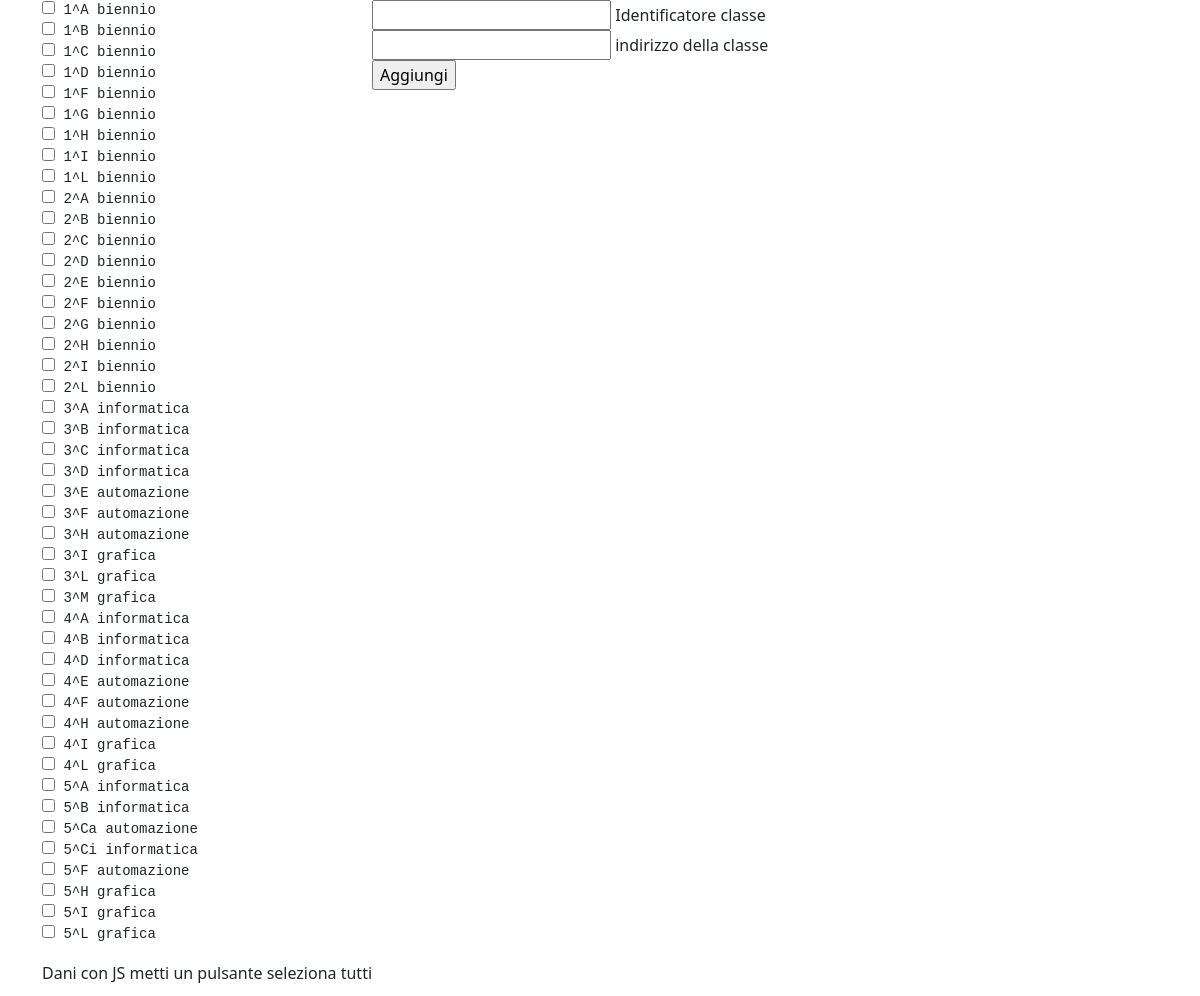
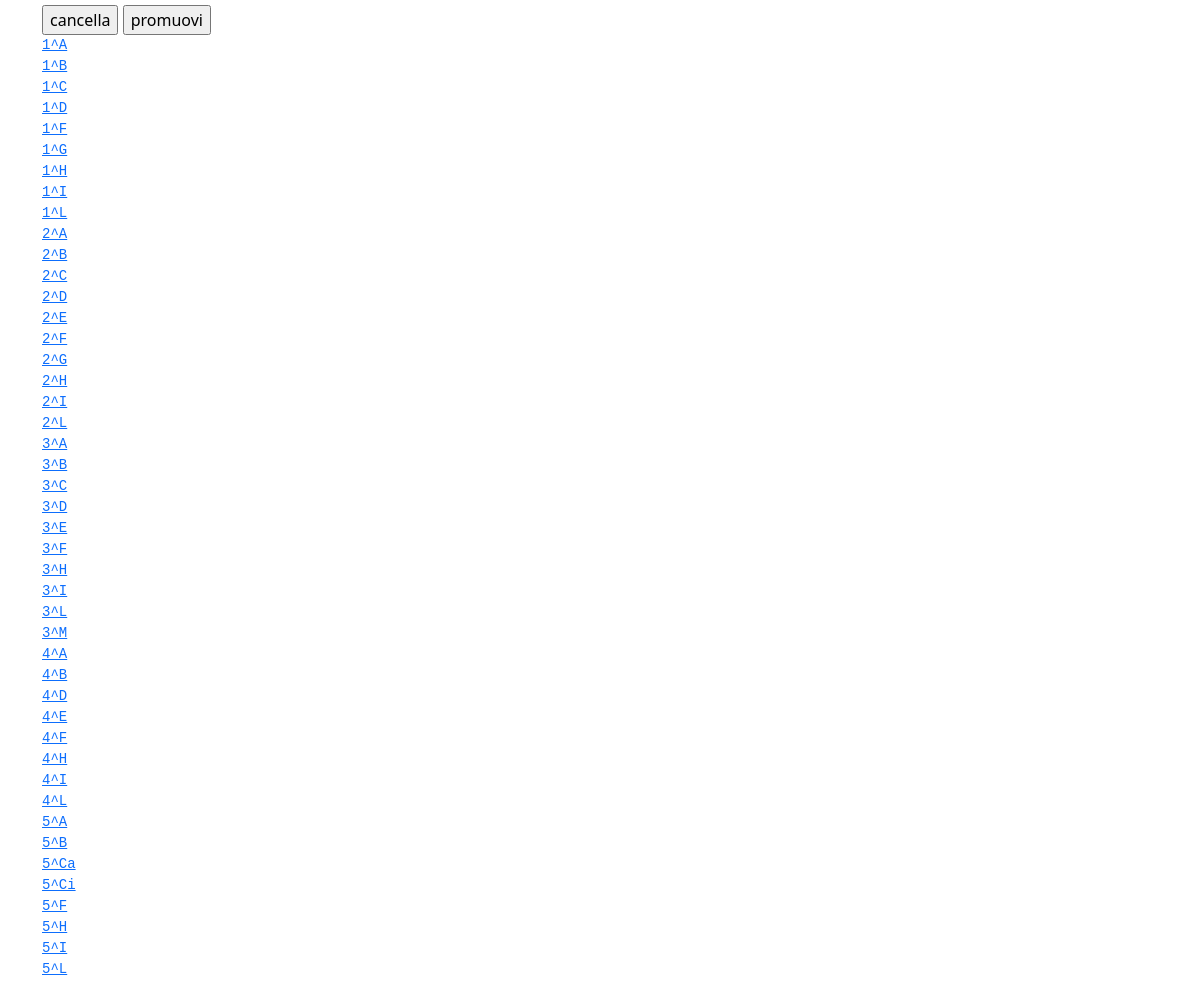
Screenshot of /TRM-PHP/admin/classi.php with the database file from the repository (2 pictures, top to bottom).
### tables this page shows
CREATE TABLE `classi` (
  `ID` varchar(5) NOT NULL,
  `indirizzo` varchar(20) DEFAULT NULL,
  `anno_scolastico` year(4) NOT NULL,
  PRIMARY KEY (`ID`)
);

### TRM-PHP/admin/classi.php (the view, shortened to what this page needs)
<!DOCTYPE html>
<html lang="it">
<head>
	<link href="https://cdn.jsdelivr.net/npm/bootstrap@5.0.0-beta1/dist/css/bootstrap.min.css" rel="stylesheet" />
</head>
<body>
</body>
<div class="container">
	<div class="float-start">
		<form action="u_cancella_classe.php" method="POST">
			<?php
			include "./../DBConnection.php";
			echo "<pre>";
			$query = "SELECT * FROM classi";
			$sql_result = mysqli_query($conn, $query);
			for ($i = 0; $i < mysqli_num_rows($sql_result); $i++) {
				$row = mysqli_fetch_assoc($sql_result);
				echo "<input type='checkbox' name='classe-{$row["ID"]}'> ";
				echo "{$row["ID"]} {$row["indirizzo"]}<br>";
			}
			echo "</pre>";
			?>
			<p>Dani con JS metti un pulsante seleziona tutti</p>
			<input type="submit" value="cancella" name="op">
			<input type="submit" value="promuovi" name="op">
		</form>
		<?php
		echo "<pre class='lista-classi'>";
		$query = "SELECT * FROM classi";
		$sql_result = mysqli_query($conn, $query);
		for ($i = 0; $i < mysqli_num_rows($sql_result); $i++) {
			$row = mysqli_fetch_assoc($sql_result);
			echo "<a href='modifica_cls.php?id={$row["ID"]}'>{$row["ID"]}</a><br>";
		}
		echo "</pre>";
		?>
	</div>
	<div class="float-start">
		<form method="POST" action="u_aggiungi_classe.php">
			<input type="text" name="id" required> Identificatore classe
			<br>
			<input type="text" name="desc" required> indirizzo della classe
			<br>
			<input type="submit" value="Aggiungi">
		</form>
	</div>
</div>
</html>

### rows the page displays
classi: ID "1^A", indirizzo "biennio"
classi: ID "1^B", indirizzo "biennio"
classi: ID "1^C", indirizzo "biennio"
classi: ID "1^D", indirizzo "biennio"
classi: ID "1^F", indirizzo "biennio"
classi: ID "1^G", indirizzo "biennio"
classi: ID "1^H", indirizzo "biennio"
classi: ID "1^I", indirizzo "biennio"
classi: ID "1^L", indirizzo "biennio"
classi: ID "2^A", indirizzo "biennio"
classi: ID "2^B", indirizzo "biennio"
classi: ID "2^C", indirizzo "biennio"
classi: ID "2^D", indirizzo "biennio"
classi: ID "2^E", indirizzo "biennio"
classi: ID "2^F", indirizzo "biennio"
classi: ID "2^G", indirizzo "biennio"
classi: ID "2^H", indirizzo "biennio"
classi: ID "2^I", indirizzo "biennio"
classi: ID "2^L", indirizzo "biennio"
classi: ID "3^A", indirizzo "informatica"
classi: ID "3^B", indirizzo "informatica"
classi: ID "3^C", indirizzo "informatica"
classi: ID "3^D", indirizzo "informatica"
classi: ID "3^E", indirizzo "automazione"
classi: ID "3^F", indirizzo "automazione"
classi: ID "3^H", indirizzo "automazione"
classi: ID "3^I", indirizzo "grafica"
classi: ID "3^L", indirizzo "grafica"
classi: ID "3^M", indirizzo "grafica"
classi: ID "4^A", indirizzo "informatica"
classi: ID "4^B", indirizzo "informatica"
classi: ID "4^D", indirizzo "informatica"
classi: ID "4^E", indirizzo "automazione"
classi: ID "4^F", indirizzo "automazione"
classi: ID "4^H", indirizzo "automazione"
classi: ID "4^I", indirizzo "grafica"
classi: ID "4^L", indirizzo "grafica"
classi: ID "5^A", indirizzo "informatica"
classi: ID "5^B", indirizzo "informatica"
classi: ID "5^Ca", indirizzo "automazione"
classi: ID "5^Ci", indirizzo "informatica"
classi: ID "5^F", indirizzo "automazione"
classi: ID "5^H", indirizzo "grafica"
classi: ID "5^I", indirizzo "grafica"
classi: ID "5^L", indirizzo "grafica"
